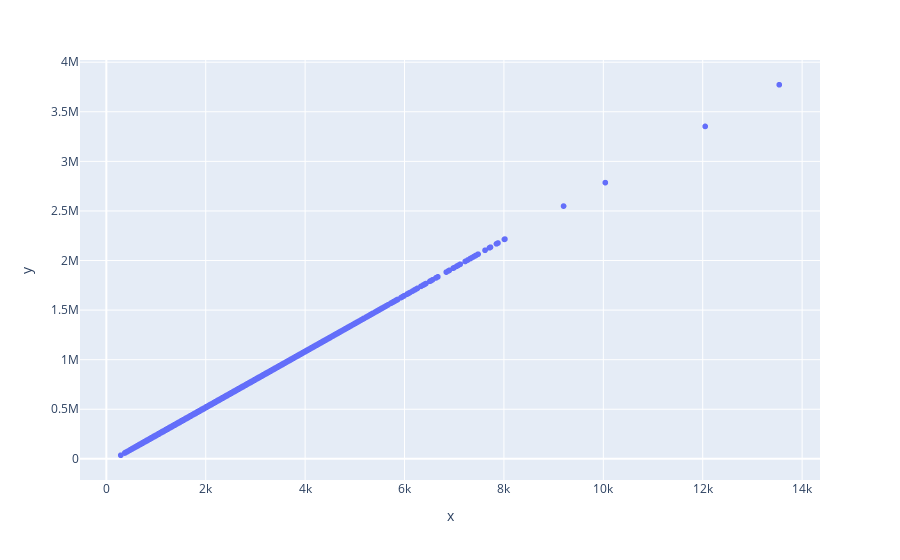

Here is the notebook cell this chart was saved with:
### Code cell
grafico = px.scatter(x=x_casas_treinamento.ravel(), y= previsoes)

grafico

### Figure 1 — Plotly figure (JSON) as saved in the notebook; plotly's stock layout.template omitted (floating-point values rounded to 4 significant figures; data arrays with more than 128 entries replaced by an {"elided": "..."} marker saying what was removed)
{"data": [{"hovertemplate": "x=%{x}<br>y=%{y}<extra></extra>", "legendgroup": "", "marker": {"color": "#636efa", "symbol": "circle"}, "mode": "markers", "name": "", "showlegend": false, "type": "scattergl", "x": {"elided": "15129 int values"}, "xaxis": "x", "y": {"elided": "15129 float values"}, "yaxis": "y"}], "layout": {"legend": {"tracegroupgap": 0}, "margin": {"t": 60}, "xaxis": {"anchor": "y", "domain": [0, 1], "title": {"text": "x"}}, "yaxis": {"anchor": "x", "domain": [0, 1], "title": {"text": "y"}}}}
